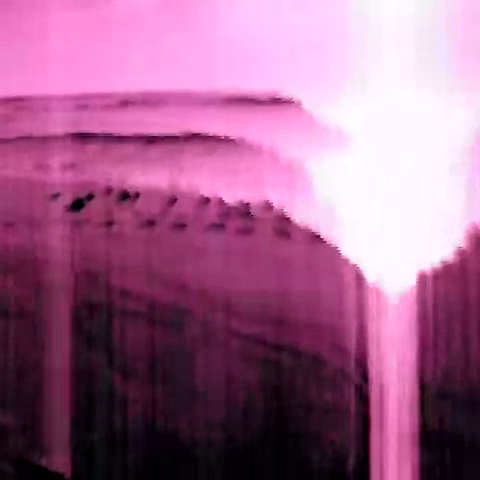
#> input picture frame 288 of Prototype/app/videos/acid-gull-square.webm, 480 x 480 px, given in place of the camera
$ python background.py   (older library calls are emulated)
#> lines starting #> are read from the running program, lines starting #| are printed output that depends on the picture
### VideoToGridHttpPython/capture_settings.py
#!/usr/bin/env python3
#-*- coding: utf-8 -*-

import contextlib
import os

import sys

import cv2


@contextlib.contextmanager
def stdchannel_redirected(stdchannel, dest_filename):
    """
    A context manager to temporarily redirect stdout or stderr

    e.g.:


    with stdchannel_redirected(sys.stderr, os.devnull):
        if compiler.has_function('clock_gettime', libraries=['rt']):
            libraries.append('rt')
    """

    try:
        oldstdchannel = os.dup(stdchannel.fileno())
        dest_file = open(dest_filename, 'w')
        os.dup2(dest_file.fileno(), stdchannel.fileno())

        yield
    finally:
        if oldstdchannel is not None:
            os.dup2(oldstdchannel, stdchannel.fileno())
        if dest_file is not None:
            dest_file.close()


def camera_information(capture):
    properties = {
        "Aperture": cv2.CAP_PROP_APERTURE,
        "Saturation": cv2.CAP_PROP_SATURATION,
        "Hue": cv2.CAP_PROP_HUE,
        "Gain": cv2.CAP_PROP_GAIN,
        "Contrast": cv2.CAP_PROP_CONTRAST,
        "Exposure": cv2.CAP_PROP_EXPOSURE,
        "White Balance (U)": cv2.CAP_PROP_WHITE_BALANCE_BLUE_U,
        "White Balance (V)": cv2.CAP_PROP_WHITE_BALANCE_RED_V,
        "ISO": cv2.CAP_PROP_ISO_SPEED
    }

    values = {}

    with stdchannel_redirected(sys.stderr, os.devnull):
        for name, selector in properties.items():
            value = capture.get(selector)
            if value != -1:
                values[name] = value

    print(values)


# [9 lines of commented-out code are left out]

### VideoToGridHttpPython/midi_manger.py
import rtmidi
from rtmidi.midiutil import open_midiport

__author__ = 'mrssheep'

class MidiManager():
    PLAY_BUTTON = 45
    STOP_BUTTON = 46
    REPEAT_BUTTON = 49

    SLIDER_0 = 2  # left most
    SLIDER_1 = 3
    SLIDER_2 = 4
    SLIDER_3 = 5
    SLIDER_4 = 6
    SLIDER_5 = 7

    # [10 lines left out: functions __init__, signal_manager, not called in this run]

    def register_handler(self, key, function):
        self.callbacks[key] = function

    @staticmethod
    def test_midi_support():
        midi_in = rtmidi.MidiIn()
        return len(midi_in.get_ports()) > 1

    # [6 lines left out: function lambda_midi_positive, not called in this run]

### VideoToGridHttpPython/background.py
import colorsys
import numpy
import cv2
import time
import argparse
import sys

from capture_settings import camera_information
from midi_manger import MidiManager


class BackgroundSubtraction:
    def __init__(self, background_images=None):
        self._dynamic_factor = 1
        self.as_intensity = True
        self.pre_filter_by_interval = True
        self.filter_color = numpy.zeros(3, dtype=numpy.uint8)

        self.show_debug_window = False

        if background_images is None:
            self._initialized = False
            self._image_buffer = []
        else:
            self._initialized = True
            self.set_background_images(background_images)
            print("Created BackgroundSubtraction", self.shape, self.shape_bw)

    def set_background_images(self, images):
        self.shape = images[0].shape
        self.shape_bw = (self.shape[0], self.shape[1])

        self._background_images = images
        self._mean_background = numpy.vstack(numpy.mean(self._background_images, axis=0)).astype(numpy.uint8)
        self._max_background = numpy.vstack(numpy.max(self._background_images, axis=0)).astype(numpy.uint8)
        self._min_background = numpy.vstack(numpy.min(self._background_images, axis=0)).astype(numpy.uint8)
        self._range_background = self._max_background - self._min_background
        self._background_dynamic = numpy.linalg.norm(self._range_background, axis=1)
        # [5 lines of commented-out code are left out]
        self.show_background_summary()

    def change_dynamic(self, dynamic):
        self._dynamic_factor = dynamic
        self.show_background_summary()

    @property
    def _adjusted_background_dynamic(self):
        return self._background_dynamic * self._dynamic_factor

    def show_background_summary(self):
        if not self.show_debug_window:
            return

        tile_size = (self.shape[0] // 2, self.shape[1] // 2)
        background_summary = numpy.zeros((self.shape[0], self.shape[1], self.shape[2]), dtype=numpy.uint8)

        # [20 lines left out: function put_image, not called in this run]

        put_image(self._min_background, "Minimum", 0, 0)
        put_image(self._max_background, "Maximum", 1, 0)
        put_image(self._mean_background, "Mean", 0, 1)
        put_image(self._adjusted_background_dynamic * 2, "Dynamic (%.2f)" % self._dynamic_factor, 1, 1)

        cv2.imshow('Reference image summary', background_summary)

    # [25 lines left out: function apply, not called in this run]
        # return image - self._mean_background


class Abort:
    def __init__(self):
        self._abort = False

    @property
    def should_abort(self):
        return self._abort

    def abort(self):
        self._abort = True

GLOBAL_ABORT = Abort()


# [89 lines left out: functions reset_background, main, not called in this run]

if __name__ == '__main__':
    parser = argparse.ArgumentParser()
    parser.add_argument('-v', '--video', action='store', type=int, default=0)
    arguments = parser.parse_args(sys.argv[1:])

    VIDEO_ID = arguments.video

    print("Initializing video...")
    print("Using camera #%d" % VIDEO_ID)
    cap = cv2.VideoCapture(VIDEO_ID)
    camera_information(cap)

    movement_filter = BackgroundSubtraction([cap.read()[1] for _ in range(10)])
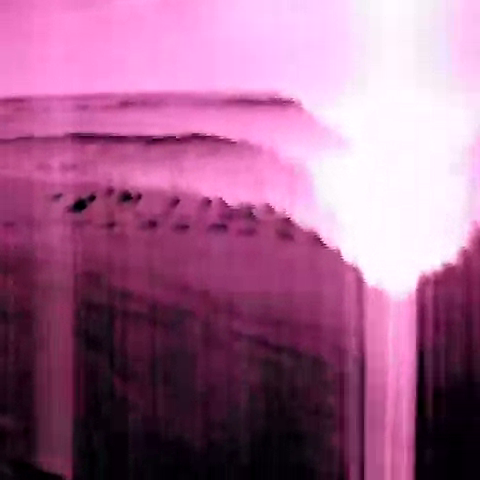
#> input picture frame 290 of Prototype/app/videos/acid-gull-square.webm, 480 x 480 px, given in place of the camera
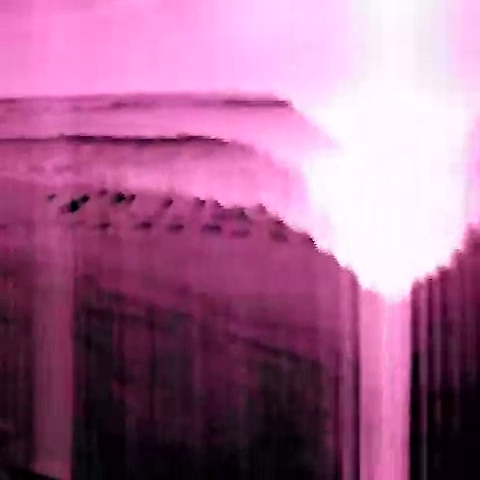
#> input picture frame 291 of Prototype/app/videos/acid-gull-square.webm, 480 x 480 px, given in place of the camera
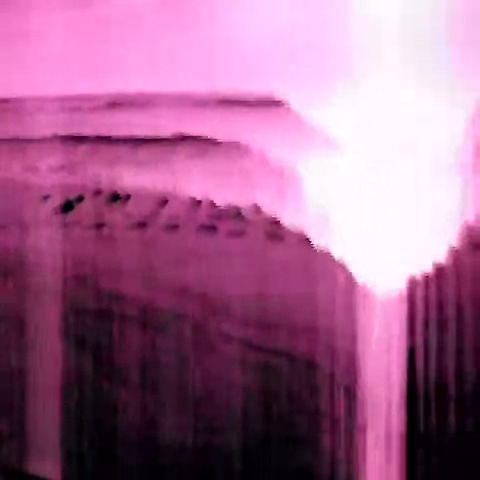
#> input picture frame 292 of Prototype/app/videos/acid-gull-square.webm, 480 x 480 px, given in place of the camera
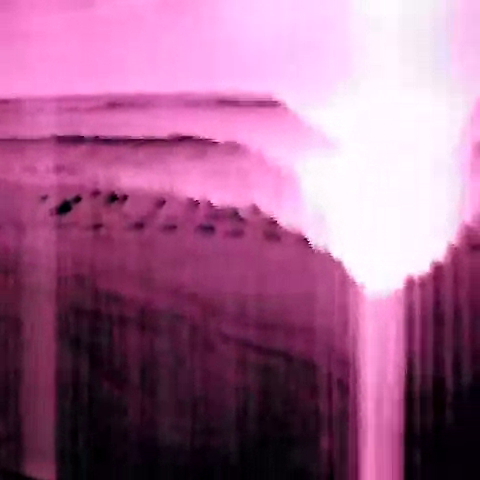
#> input picture frame 293 of Prototype/app/videos/acid-gull-square.webm, 480 x 480 px, given in place of the camera
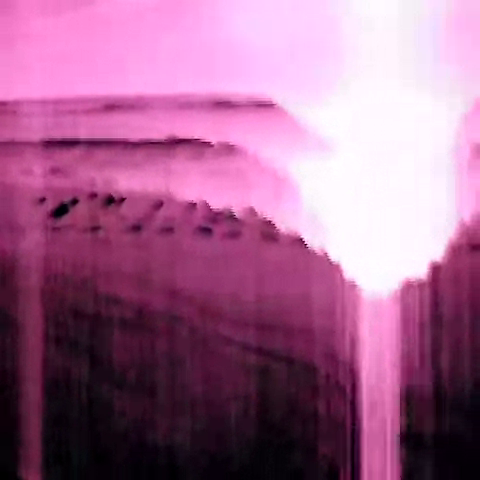
#> input picture frame 295 of Prototype/app/videos/acid-gull-square.webm, 480 x 480 px, given in place of the camera
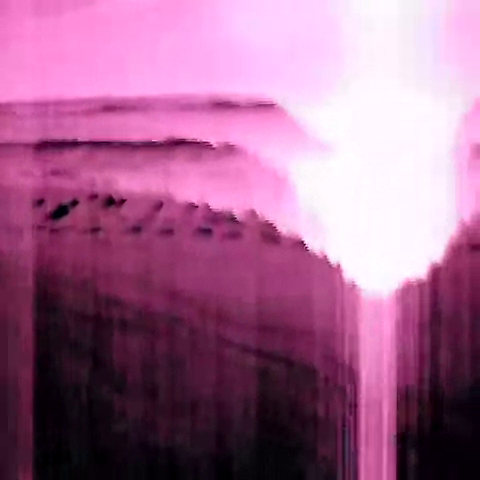
#> input picture frame 296 of Prototype/app/videos/acid-gull-square.webm, 480 x 480 px, given in place of the camera
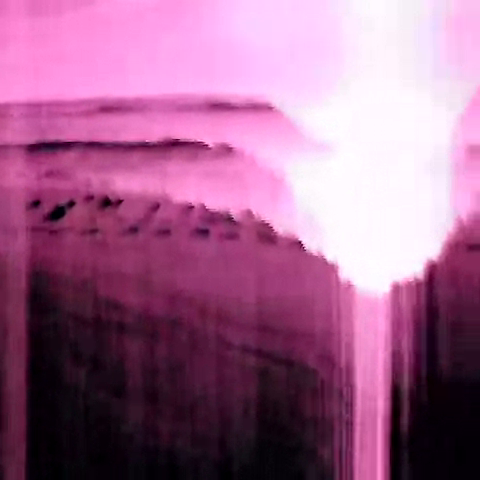
#> input picture frame 297 of Prototype/app/videos/acid-gull-square.webm, 480 x 480 px, given in place of the camera
#> in __init__, `self._dynamic_factor = 1`: self._dynamic_factor = 1
#> in set_background_images, `self._background_images = images`: self._background_images = 10 items
#| Created BackgroundSubtraction (480, 480, 3) (480, 480)
    movement_filter.filter_color = [255, 0, 0]
    movement_filter.show_debug_window = True
    # movement_filter.as_intensity = False

    print("Initializing MIDI...")
#> (the run stopped early here; a loop or call above may not have finished)

$ run again, starting later in the video
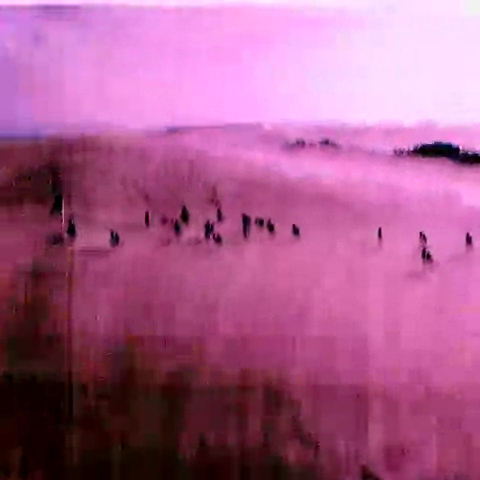
#> input picture frame 1296 of Prototype/app/videos/acid-gull-square.webm, 480 x 480 px, given in place of the camera
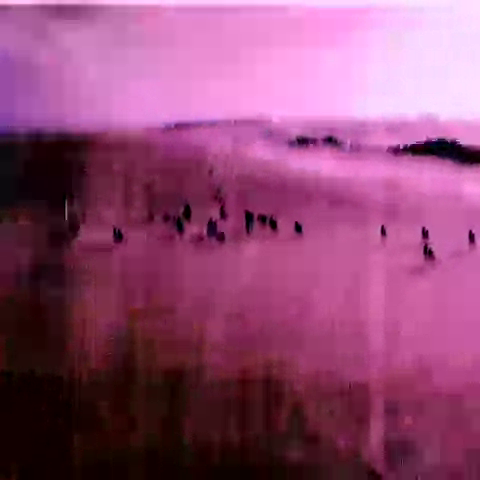
#> input picture frame 1297 of Prototype/app/videos/acid-gull-square.webm, 480 x 480 px, given in place of the camera
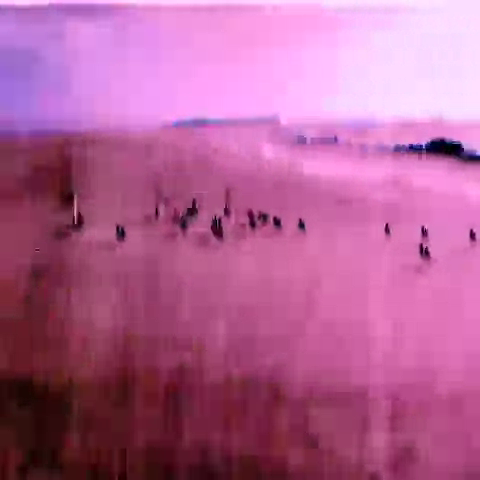
#> input picture frame 1305 of Prototype/app/videos/acid-gull-square.webm, 480 x 480 px, given in place of the camera
#> self._dynamic_factor = 1
#> self._background_images = 10 items
#| Created BackgroundSubtraction (480, 480, 3) (480, 480)

$ run again, starting later in the video
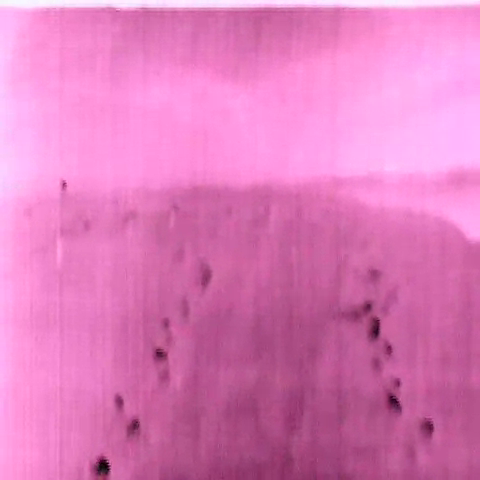
#> input picture frame 2304 of Prototype/app/videos/acid-gull-square.webm, 480 x 480 px, given in place of the camera
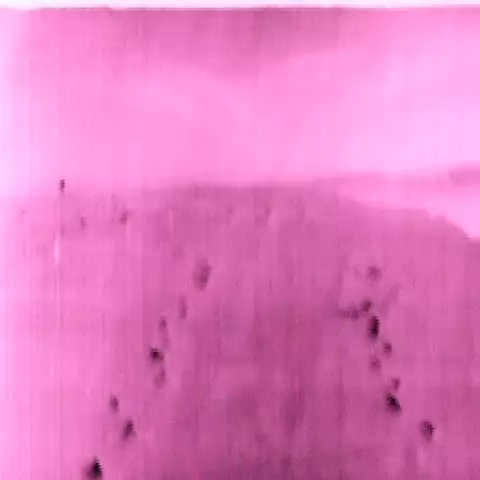
#> input picture frame 2310 of Prototype/app/videos/acid-gull-square.webm, 480 x 480 px, given in place of the camera
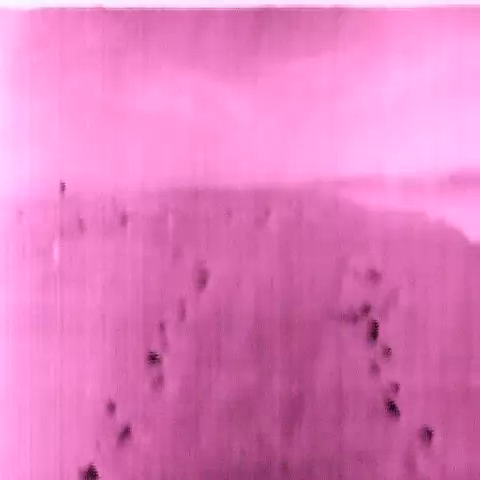
#> input picture frame 2312 of Prototype/app/videos/acid-gull-square.webm, 480 x 480 px, given in place of the camera
#> self._dynamic_factor = 1
#> self._background_images = 10 items
#| Created BackgroundSubtraction (480, 480, 3) (480, 480)
